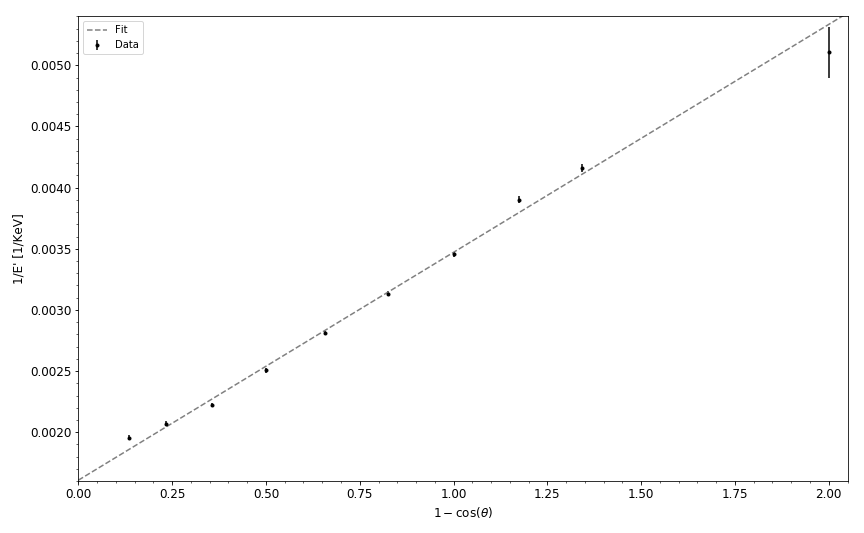

Reproduce this figure in Python.
#!/usr/bin/env python3
# -*- coding: utf-8 -*-
"""
Created on Mon Oct 15 14:39:17 2018

@author: jorgeagr
"""

import numpy as np
import matplotlib as mpl
import matplotlib.pyplot as plt
import matplotlib.ticker as mtick
from scipy.optimize import curve_fit
from scipy.stats import chi2

golden_ratio = (np.sqrt(5) + 1) / 2
width = 12
height = width / golden_ratio

mpl.rcParams['font.size'] = 12
mpl.rcParams['figure.titlesize'] = 'large'
mpl.rcParams['legend.fontsize'] = 'small'
mpl.rcParams['figure.figsize'] = (width, height)

'''
All energies are in KeV
'''
# Source: Filedir, Cutoff
sources = {'Na22': ('data/Na-22GamCorr.TKA', 225, (442.169, 904.662)),}
file, cutoff, peaks = sources['Na22']

def plotData(file, peaks, cutoff=0):
    
    def gaussian(x, A, mu, std):
        return A * np.exp(-(x - mu)**2 / (2 * std ** 2))
    
    with open(file) as data:
         lines = data.readlines()
         for i, line in enumerate(lines):
             lines[i] = int(line.rstrip('\n'))    
    lines = np.array(lines)
    channels = np.arange(1, len(lines)+1)
    
    lines = lines[cutoff:]
    channels = channels[cutoff:]
    
    fig, ax = plt.subplots()
    ax.scatter(channels, lines, marker='.', color='black')
    ax.set_xlabel('Channel')
    ax.set_ylabel('Counts [1/s]')
    ax.xaxis.set_minor_locator(mtick.MultipleLocator(10))
    ax.set_xlim(220, 1030)
    ax.yaxis.set_minor_locator(mtick.MultipleLocator(5))
    ax.text(470, 180, '0.511 MeV', weight='semibold')
    ax.text(930, 60, '1.274 MeV', weight='semibold')
    
    for n in peaks:
        ax.axvline(n, color='red', linestyle='--')
    
    mu1 = peaks[0]
    std1 = 59.7951 / 2 / np.sqrt(2 * np.log(2))
    ch1 = np.arange(-3.5*std1, 3.5*std1) + mu1
    ax.plot(ch1, gaussian(ch1, 150.696, mu1, std1), '--', color='gray')
    
    mu2 = peaks[1]
    std2 = 46.9399 / 2 / np.sqrt(2 * np.log(2))
    ch2 = np.arange(-3.5*std2, 3.5*std2) + mu2
    ax.plot(ch2, gaussian(ch2, 36.681, mu2, std2), '--', color='gray')
    
    plt.tight_layout()

file1 = 'data/40 degrees.TKA'
file2 = 'data/60 degrees.TKA'
file3 = 'data/180 degrees.TKA'
def plotData2(file1, file2, cutoff=10):
    counts = []
    channels = []
    for i, file in enumerate((file1, file2)):
        with open(file) as data:
            lines = data.readlines()
            for i, line in enumerate(lines):
                lines[i] = int(line.rstrip('\n'))    
        lines = np.array(lines)
        chs = np.arange(1, len(lines)+1)
        
        lines = lines[cutoff:]
        chs = chs[cutoff:]
        counts.append(lines)
        channels.append(chs)
    
    files = (file1, file2)
    fig, axes = plt.subplots(nrows=2, sharex=True)
    for i, ax in enumerate(axes):
        title = files[i].split('/')[1].split(' ')[0] + ' deg'
        ax.set_title(title)
        ax.scatter(channels[i], counts[i], marker='.', color='black')
        if i != 0:
            ax.set_xlabel('Channel')
        ax.set_ylabel('Counts [1/s]')
        ax.xaxis.set_minor_locator(mtick.MultipleLocator(10))
        ax.set_xlim(0, 600)
        ax.set_ylim(0, 15)
        ax.yaxis.set_major_locator(mtick.MultipleLocator(5))
        ax.yaxis.set_minor_locator(mtick.MultipleLocator(1))
    plt.tight_layout()

def ch2energy():
    
    quad = False
    
    def linear(x, c0, c1):
        return c0 + c1 * x
    
    def quadratic(x, c0, c1, c2):
        return c0 + c1 * x + c2 * x ** 2
    
    #BaChannels = [56.8473, 137.406, 252.786, 310.95]
    #BaChannels_s = [0.143134, 1.03176, 0.664049, 0.344812]
    BaChannels = [59.8303, 130.943, 247.265, 306.127]
    BaChannels_s = [0.229, 2.077, 2.315, 1.276]
    BaEnergies = [79.5, 160, 302, 367.5]
    BaChiSq = 9357.49
    BaDof = 414 - 19
    BaReChiSq = BaChiSq / BaDof
    Bapval = chi2.sf(BaChiSq, BaDof) * 100
        
    
    #CoChannels = [869.389, 924.018]
    #CoChannels_s = [0.70438, 0.717086]
    if quad == True:
        CoChannels = [869.503, 924.004]
        CoChannels_s = [0.700, 0.712]
        CoEnergies = [1170, 1330]
        CoChiSq = 768.155
        CoDof = 776 - 14
        CoReChiSq = CoChiSq / CoDof
        Copval = chi2.sf(CoChiSq, CoDof) * 100
    
    #Cut the above
    
    #NaChannels = [442.169, 904.662] # Old values
    #NaChennls_s = [0.40892, 0.790727] # Old values
    NaChannels = [442.17, 905.149]
    NaChannels_s = [0.426, 0.934]
    NaEnergies = [511, 1274.53]
    if quad == False:
        del NaChannels[1], NaChannels_s[1], NaEnergies[1]
    NaChiSq = 915.5
    NaDof = 795 - 17
    NaReChiSq = NaChiSq / NaDof
    Napval = chi2.sf(NaChiSq, NaDof) * 100
    #Cut the 2nd energy
    
    #CsChannels = [572.067]
    #CsChannels_s = [0.221484]
    CsChannels = [572.417]
    CsChannels_s = [0.229]
    CsEnergies = [661]
    CsChiSq = 357.104
    CsDof = 330 - 5
    CsReChiSq = CsChiSq / CsDof
    Cspval = chi2.sf(CsChiSq, CsDof) * 100
    
    if quad == True:
        channels = np.hstack([BaChannels, NaChannels, CsChannels, CoChannels,])
        channels_s = np.hstack([BaChannels_s, NaChannels_s, CsChannels_s, CoChannels_s,])
        energies = np.hstack([BaEnergies, NaEnergies, CsEnergies, CoEnergies,])
    else:
        channels = np.hstack([BaChannels, NaChannels, CsChannels,])
        channels_s = np.hstack([BaChannels_s, NaChannels_s, CsChannels_s,])
        energies = np.hstack([BaEnergies, NaEnergies, CsEnergies,])
    
    '''
    Left out higher energy points due to possible quadratic mapping of observed energies.
    Could be due to saturation of detector. Explain this in the report, maybe show examples.
    '''
    
    energy_grid = np.linspace(min(energies), max(energies), num=100)
    
    # Linea Fit
    param, error = curve_fit(linear, energies, channels, 
                      p0 = [1, 1], sigma=channels_s)
    error = np.sqrt(np.diag(error))
    
    def f(x):
        return param[0] + param[1] * x
    
    if quad == True:
        # Quadratic Fit
        param_2, error_2 = curve_fit(quadratic, energies, channels, 
                                     p0=[1, 1, 1], sigma=channels_s)
        error_2 = np.sqrt(np.diag(error)).flatten()
        
        def f2(x):
            return param_2[0] + param_2[1] * x + param_2[2] * x**2
    
    
    chisq = np.sum(( (f(energies) - channels) / channels_s) ** 2)
    dof = len(channels) - len(param)
    rechisq = chisq/dof
    pval = chi2.sf(chisq, dof) * 100
    print('Conversion GOF Test:')
    print('Parameters:', param)
    print('Errors:', error)
    print('ChiSq:', chisq)
    print('dof:', dof)
    print('ChiSq/dof:', rechisq)
    print('p-value:', pval, '%')
    
    if quad == True:
        chisq2 = np.sum(( (f2(energies) - channels) / channels_s) ** 2)
        dof2 = len(channels) - len(param_2)
        rechisq2 = chisq2/dof2
        pval2 = chi2.sf(chisq2, dof2) * 100
        print('Parameters:', param_2)
        print('Errors:', error_2)
        print('ChiSq:', chisq2)
        print('dof:', dof2)
        print('ChiSq/dof:', rechisq2)
        print('p-value:', pval2, '%')
    
    fig, ax = plt.subplots()
    ax.errorbar(energies, channels, yerr = channels_s, fmt='.', color='black', label='Data')
    ax.plot(energy_grid, 
            linear(energy_grid, param[0], param[1]), '--', color='gray', label='Fit')
    ax.set_ylabel('Channel')
    ax.set_xlabel('Energy [KeV]')
    if quad == True:
        ax.plot(energy_grid, 
            quadratic(energy_grid, param_2[0], param_2[1], param_2[2]), '--', color='red')
        ax.yaxis.set_minor_locator(mtick.MultipleLocator(20))
        ax.xaxis.set_minor_locator(mtick.MultipleLocator(20))
        ax.set_xlim(75, 1340)
        ax.set_ylim(40, 1060)
    else:
        ax.yaxis.set_minor_locator(mtick.MultipleLocator(10))
       # ax.yaxis.set_major_locator(mtick.MultipleLocator(5))
        ax.xaxis.set_minor_locator(mtick.MultipleLocator(10))
        ax.set_xlim(75, 675)
        ax.set_ylim(50, 580)
    ax.legend()
    plt.tight_layout()
    #plt.close()
    '''
    def f(x):
        return (x - param[0]) / param[1]
    
    def f_s(f, x, dx):
        a = 
        return f*np.sqrt(((np.sqrt(error[0]**2 + dx**2) \ (x - param[0]))**2 + (error[1]/param[1])**2))
    '''
    def conversion(x, dx):
        a = x - param[0]
        da = np.sqrt(error[0]**2 + dx**2)
        b = param[1]
        db = error[1]
        f = a / b
        df = f * np.sqrt((da/a)**2 + (db/b)**2)
        return f, df
    
    return conversion

def compton():
    
    def linear(x, c0, c1):
        return c0 + c1 * x
    
    angles = np.array([30, 40, 50,60, 70, 80, 90, 100, 110, 180])
    angular = 1 - np.cos(np.deg2rad(angles))
    
    # old
    #channel = np.array([445.727, 420.641, 388.062,341.052,301.279,
    #                   268.953,242.199,213.918,199.539,140])
    channel = np.array([440.601, 415.826, 386.257, 341.406, 303.475, 271.29, 245.05, 215.67, 201.489, 162.401])
    channel_s = np.array([4.698, 3.485, 2.284, 2.374, 1.307, 1.276, 1.222, 1.384, 1.077, 7.056])
    
    chisqs = np.array([410.356, 424.845, 428.662, 470.778, 573.041, 457.722, 468.047, 282.07, 247.47, 957.131])
    dofs = np.array([750-11, 631-8, 657-8, 482-6, 654-6, 488-6, 437-6, 484-6, 312-6, 600-12])
    rechisqs = chisqs / dofs
    #pvals = [chi2.sf(chisqs[i], dofs[i]) for i in range(len(chisqs))]
    pvals = chi2.sf(chisqs, dofs) * 100
    
    ch2e = ch2energy()
    energies, energies_s = ch2e(channel, channel_s)
    invenergies = 1/energies
    invenergies_s = invenergies * energies_s / energies
    
    param, error = curve_fit(linear, angular, invenergies, 
                      p0 = [1, 1], sigma=invenergies_s)
    error = np.sqrt(np.diag(error))
    
    def f(x):
        return param[0] + param[1] * x
    
    chisq = np.sum(( (f(angular) - invenergies) / invenergies_s) ** 2)
    dof = len(invenergies) - len(param)
    rechisq = chisq/dof
    pval = chi2.sf(chisq, dof) * 100
    
    print('\nCompton GOF Test:')
    print('Parameters:', param)
    print('Errors:', error)
    print('ChiSq:', chisq)
    print('dof:', dof)
    print('ChiSq/dof:', rechisq)
    print('p-value:', pval, '%')
    
    energy = 1/param[0]
    energy_s = energy * error[0] / param[0]
    
    m_e = 1 / param[1] #/ (299792458)**2
    m_e_s = m_e * error[1] / param[1] #/ (299792458)**2
    
    print('\nResults:')
    print('137Cs Energy:', energy, '+/-', energy_s, 'KeV')
    print('Mass of electron:', m_e, '+/-', m_e_s, 'KeV/c^2')
    
    a = np.linspace(0, np.max(angular)+0.1, num=500)
    fig, ax = plt.subplots()
    ax.errorbar(angular, invenergies, yerr=invenergies_s, fmt='.', color='black', label='Data')
    ax.plot(a, f(a), '--', color='gray', label='Fit')
    ax.set_xlabel(r'$1-\cos(\theta)$')
    ax.set_ylabel("1/E' [1/KeV]")
    ax.yaxis.set_minor_locator(mtick.MultipleLocator(0.0001))
    ax.xaxis.set_minor_locator(mtick.MultipleLocator(0.05))
    ax.set_xlim(0, 2.05)
    ax.set_ylim(0.0016, 0.0054)
    ax.legend()
    plt.tight_layout()
